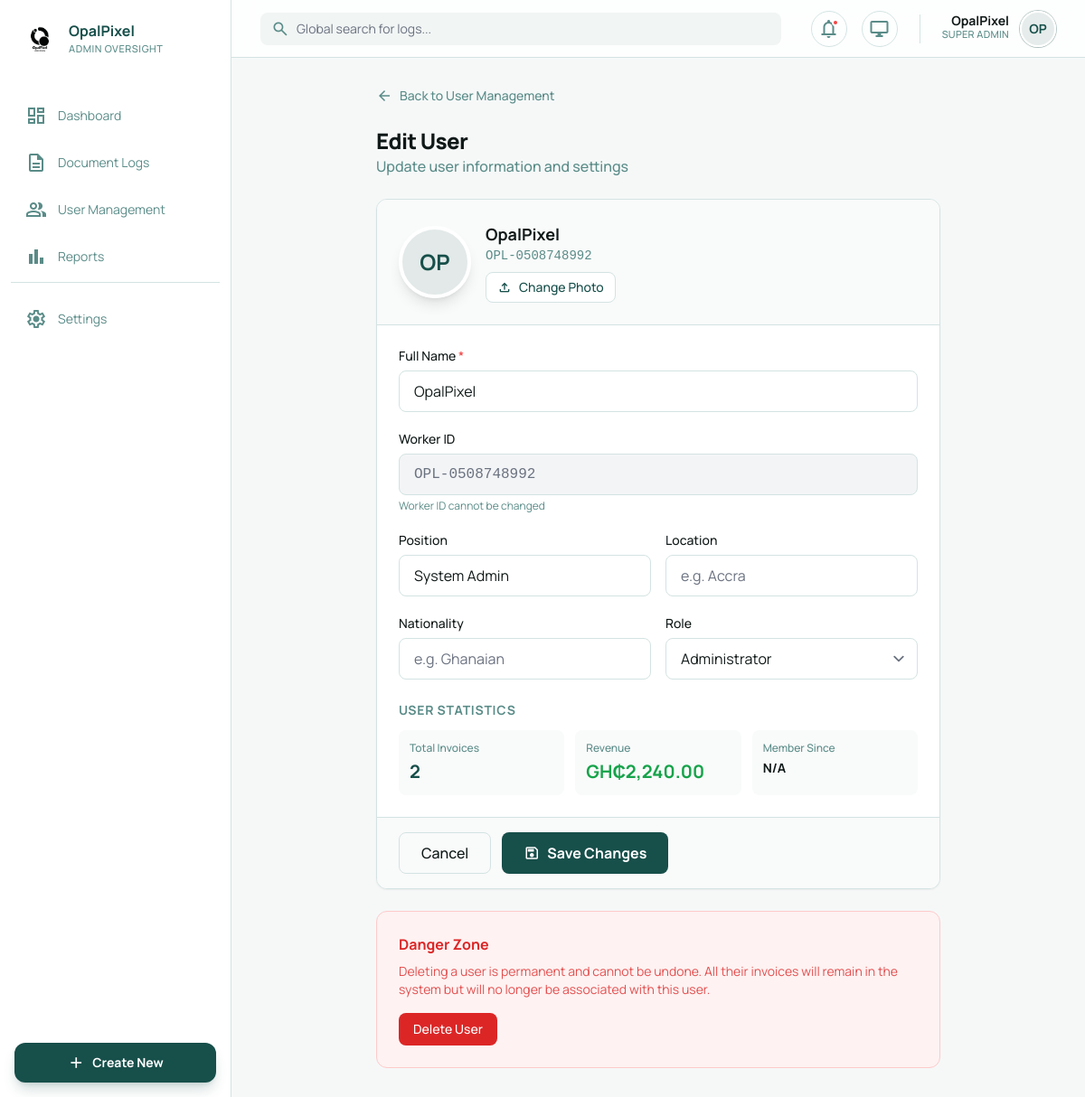
Page /edit-user/1 (signed in) on the committed database.
### models.py (models this page shows, shortened)
class User(UserMixin, db.Model):
    id = db.Column(db.Integer, primary_key=True)
    full_name = db.Column(db.String(100), nullable=False)
    worker_id = db.Column(db.String(50), unique=True, nullable=False)
    position = db.Column(db.String(50))
    nationality = db.Column(db.String(80))
    location = db.Column(db.String(150))
    address = db.Column(db.String(255))
    image_path = db.Column(db.String(255))
    role = db.Column(db.String(20), default='worker') # 'admin' or 'worker'
    password_hash = db.Column(db.String(128))

### app.py (the view, shortened to what this page needs)
@app.route('/edit-user/<int:user_id>', methods=['GET', 'POST'])
@login_required
def edit_user(user_id):
    if current_user.role != 'admin':
        return redirect(url_for('worker_dashboard'))
    user_to_edit = User.query.get_or_404(user_id)
    return render_template('edit_user.html', user=current_user, edit_user=user_to_edit)

### auth.py (called while the page is built)
@login_manager.user_loader
def load_user(user_id):
    return User.query.get(int(user_id))

### templates/edit_user.html (shortened to what this page needs)
{% extends "base_admin.html" %}
{% block content %}
<div class="w-full max-w-2xl mx-auto px-4 sm:px-6">
  <a href="{{ url_for('user_management') }}" class="inline-flex items-center gap-2 text-[#5a8c88] hover:text-primary font-medium text-sm mb-6 transition-colors">
    <span class="material-symbols-outlined text-[18px]">arrow_back</span>
    Back to User Management
  </a>
  <div class="mb-6">
    <h2 class="text-xl sm:text-2xl font-extrabold tracking-tight">Edit User</h2>
    <p class="text-[#5a8c88] font-medium text-sm sm:text-base">Update user information and settings</p>
  </div>
  <div class="bg-white dark:bg-[#1a2b2a] rounded-xl border border-[#d3e3e2] dark:border-[#2a3a39] shadow-sm overflow-hidden">
    <form action="{{ url_for('edit_user', user_id=edit_user.id) }}" method="POST" enctype="multipart/form-data">
      <div class="p-6 border-b border-[#d3e3e2] dark:border-[#2a3a39] bg-[#f9fafa] dark:bg-[#233534]">
        <div class="flex flex-col sm:flex-row items-center gap-4">
          {% if edit_user.image_path %}
          <img src="{{ url_for('static', filename=edit_user.image_path) }}" alt="" class="size-20 rounded-full object-cover border-4 border-white shadow-lg">
          {% else %}
          <div class="size-20 rounded-full bg-primary/10 flex items-center justify-center text-primary font-bold text-2xl border-4 border-white shadow-lg">
            {{ edit_user.full_name[:2].upper() }}
          </div>
          {% endif %}
          <div class="text-center sm:text-left">
            <h3 class="text-lg font-bold">{{ edit_user.full_name }}</h3>
            <p class="text-[#5a8c88] text-sm font-mono">{{ edit_user.worker_id }}</p>
            <label class="inline-flex items-center gap-2 mt-2 px-3 py-1.5 bg-white dark:bg-[#1a2b2a] border border-[#d3e3e2] rounded-lg text-sm font-medium text-primary cursor-pointer hover:bg-gray-50 transition-colors">
              <span class="material-symbols-outlined text-[16px]">upload</span>
              Change Photo
            </label>
          </div>
        </div>
      </div>
      <div class="p-6 space-y-5">
        <div>
          <label class="block text-sm font-medium mb-1.5">Full Name <span class="text-red-500">*</span></label>
          <input type="text" name="full_name" value="{{ edit_user.full_name }}" required class="w-full px-4 py-2.5 border border-[#d3e3e2] rounded-lg focus:ring-2 focus:ring-primary/20 focus:border-primary bg-white dark:bg-[#233534] dark:border-[#2a3a39]">
        </div>
        <div>
          <label class="block text-sm font-medium mb-1.5">Worker ID</label>
          <input type="text" value="{{ edit_user.worker_id }}" disabled class="w-full px-4 py-2.5 border border-[#d3e3e2] rounded-lg bg-gray-100 dark:bg-gray-800 text-gray-500 cursor-not-allowed font-mono">
          <p class="text-xs text-[#5a8c88] mt-1">Worker ID cannot be changed</p>
        </div>
        <div class="grid grid-cols-1 sm:grid-cols-2 gap-4">
          <div>
            <label class="block text-sm font-medium mb-1.5">Position</label>
            <input type="text" name="position" value="{{ edit_user.position or '' }}" class="w-full px-4 py-2.5 border border-[#d3e3e2] rounded-lg focus:ring-2 focus:ring-primary/20 focus:border-primary bg-white dark:bg-[#233534] dark:border-[#2a3a39]" placeholder="e.g. Field Engineer">
          </div>
          <div>
            <label class="block text-sm font-medium mb-1.5">Location</label>
            <input type="text" name="location" value="{{ edit_user.location or '' }}" class="w-full px-4 py-2.5 border border-[#d3e3e2] rounded-lg focus:ring-2 focus:ring-primary/20 focus:border-primary bg-white dark:bg-[#233534] dark:border-[#2a3a39]" placeholder="e.g. Accra">
          </div>
        </div>
        <div class="grid grid-cols-1 sm:grid-cols-2 gap-4">
          <div>
            <label class="block text-sm font-medium mb-1.5">Nationality</label>
            <input type="text" name="nationality" value="{{ edit_user.nationality or '' }}" class="w-full px-4 py-2.5 border border-[#d3e3e2] rounded-lg focus:ring-2 focus:ring-primary/20 focus:border-primary bg-white dark:bg-[#233534] dark:border-[#2a3a39]" placeholder="e.g. Ghanaian">
          </div>
          <div>
            <label class="block text-sm font-medium mb-1.5">Role</label>
            <select name="role" class="w-full px-4 py-2.5 border border-[#d3e3e2] rounded-lg focus:ring-2 focus:ring-primary/20 focus:border-primary bg-white dark:bg-[#233534] dark:border-[#2a3a39]">
              <option value="admin" {% if edit_user.role == 'admin' %}selected{% endif %}>Administrator</option>
            </select>
          </div>
        </div>
      </div>
      <div class="px-6 pb-6">
        <h4 class="text-sm font-bold text-[#5a8c88] uppercase tracking-wider mb-3">User Statistics</h4>
        <div class="grid grid-cols-2 sm:grid-cols-3 gap-3">
          {% set user_invoices = edit_user.invoices|list %}
          {% set invoice_count = user_invoices|length %}
          {% set revenue = user_invoices|selectattr('status', 'equalto', 'Paid')|map(attribute='amount')|sum %}
          <div class="bg-[#f9fafa] dark:bg-[#233534] p-3 rounded-lg">
            <p class="text-xs text-[#5a8c88] font-medium">Total Invoices</p>
            <p class="text-xl font-bold text-primary mt-1">{{ invoice_count }}</p>
          </div>
          <div class="bg-[#f9fafa] dark:bg-[#233534] p-3 rounded-lg">
            <p class="text-xs text-[#5a8c88] font-medium">Revenue</p>
            <p class="text-xl font-bold text-green-600 mt-1">GH₵{{ "{:,.2f}".format(revenue) }}</p>
          </div>
          <div class="bg-[#f9fafa] dark:bg-[#233534] p-3 rounded-lg">
            <p class="text-xs text-[#5a8c88] font-medium">Member Since</p>
            <p class="text-sm font-bold mt-1">{{ edit_user.created_at.strftime('%b %Y') if edit_user.created_at else 'N/A' }}</p>
          </div>
        </div>
      </div>
      <div class="px-6 py-4 bg-[#f9fafa] dark:bg-[#233534] border-t border-[#d3e3e2] dark:border-[#2a3a39] flex flex-col sm:flex-row gap-3">
        <a href="{{ url_for('user_management') }}" class="flex-1 sm:flex-none px-6 py-2.5 border border-[#d3e3e2] rounded-lg font-medium hover:bg-white transition-colors text-center">Cancel</a>
        <button type="submit" class="flex-1 sm:flex-none px-6 py-2.5 bg-primary text-white rounded-lg font-bold hover:bg-primary/90 transition-colors flex items-center justify-center gap-2">
          <span class="material-symbols-outlined text-[18px]">save</span>
          Save Changes
        </button>
      </div>
    </form>
  </div>
  <div class="mt-6 bg-red-50 dark:bg-red-900/20 rounded-xl border border-red-200 dark:border-red-800 p-6">
    <h4 class="text-red-600 font-bold mb-2">Danger Zone</h4>
    <p class="text-sm text-red-600/80 mb-4">Deleting a user is permanent and cannot be undone. All their invoices will remain in the system but will no longer be associated with this user.</p>
    <button type="button" onclick="confirmDelete({{ edit_user.id }})" class="px-4 py-2 bg-red-600 text-white rounded-lg font-medium hover:bg-red-700 transition-colors text-sm">
      Delete User
    </button>
  </div>
</div>
{% endblock %}

### templates/base_admin.html (shortened to what this page needs)
<!DOCTYPE html>
<html lang="en" class="light">
<head>
  <script src="https://cdn.tailwindcss.com?plugins=forms,container-queries"></script>
  <script id="tailwind-config">
    tailwind.config = {
      darkMode: "class",
      theme: {
        extend: {
          colors: {
            primary: "#174f4a",
            accent: "#F4B393",
            "background-light": "#f6f8f8",
            "background-dark": "#131f1e",
          },
          fontFamily: {
            display: ["Manrope", "sans-serif"],
          },
        },
      },
    };
  </script>
</head>
<body class="bg-background-light dark:bg-background-dark text-[#101918] dark:text-[#f9fbfb] min-h-screen flex overflow-hidden">
  <aside class="w-64 border-r border-[#d3e3e2] dark:border-[#2a3a39] bg-white dark:bg-[#1a2b2a] flex flex-col h-screen shrink-0">
    <div class="p-6 flex items-center gap-3">
      <img src="{{ url_for('static', filename='uploads/Logo opalpixel_1.png') }}" alt="OpalPixel" class="size-10 rounded-xl object-contain">
      <div>
        <h1 class="text-primary dark:text-[#f9fbfb] text-base font-bold leading-none">OpalPixel</h1>
        <p class="text-[#5a8c88] text-[11px] font-medium uppercase tracking-wider mt-1">Admin Oversight</p>
      </div>
    </div>
    <nav class="flex-1 px-3 py-4 space-y-1">
      <a class="flex items-center gap-3 px-4 py-3 rounded-lg text-[#5a8c88] hover:bg-gray-50 dark:hover:bg-[#233534] transition-colors {{ 'active-nav' if request.endpoint == 'dashboard' else '' }}" href="{{ url_for('dashboard') }}">
        <span class="material-symbols-outlined">dashboard</span><span class="text-sm">Dashboard</span>
      </a>
      <a class="flex items-center gap-3 px-4 py-3 rounded-lg text-[#5a8c88] hover:bg-gray-50 dark:hover:bg-[#233534] transition-colors {{ 'active-nav' if request.endpoint == 'document_logs' else '' }}" href="{{ url_for('document_logs') }}">
        <span class="material-symbols-outlined">description</span><span class="text-sm">Document Logs</span>
      </a>
      <a class="flex items-center gap-3 px-4 py-3 rounded-lg text-[#5a8c88] hover:bg-gray-50 dark:hover:bg-[#233534] transition-colors {{ 'active-nav' if request.endpoint == 'user_management' else '' }}" href="{{ url_for('user_management') }}">
        <span class="material-symbols-outlined">group</span><span class="text-sm">User Management</span>
      </a>
      <a class="flex items-center gap-3 px-4 py-3 rounded-lg text-[#5a8c88] hover:bg-gray-50 dark:hover:bg-[#233534] transition-colors {{ 'active-nav' if request.endpoint == 'reports' else '' }}" href="{{ url_for('reports') }}">
        <span class="material-symbols-outlined">bar_chart</span><span class="text-sm">Reports</span>
      </a>
      <div class="pt-4 mt-4 border-t border-[#d3e3e2] dark:border-[#2a3a39]">
        <a class="flex items-center gap-3 px-4 py-3 rounded-lg text-[#5a8c88] hover:bg-gray-50 dark:hover:bg-[#233534] transition-colors {{ 'active-nav' if request.endpoint == 'settings' else '' }}" href="{{ url_for('settings') }}">
          <span class="material-symbols-outlined">settings</span><span class="text-sm">Settings</span>
        </a>
      </div>
    </nav>
    <div class="p-4 mt-auto">
      <button onclick="document.getElementById('createModal').classList.remove('hidden')" class="w-full bg-primary text-white py-3 rounded-xl font-bold text-sm flex items-center justify-center gap-2 shadow-lg shadow-primary/20 hover:bg-primary/90 transition-colors">
        <span class="material-symbols-outlined text-[20px]">add</span>
        Create New
      </button>
    </div>
  </aside>
  <main class="flex-1 flex flex-col overflow-hidden h-screen">
    <header class="h-16 border-b border-[#d3e3e2] dark:border-[#2a3a39] bg-white/80 dark:bg-[#1a2b2a]/80 backdrop-blur-md px-8 flex items-center justify-between z-10">
      <div class="flex items-center gap-4 flex-1 max-w-xl">
        <div class="relative w-full">
          <span class="material-symbols-outlined absolute left-3 top-1/2 -translate-y-1/2 text-[#5a8c88] text-[20px]">search</span>
          <input class="w-full bg-[#f1f5f4] dark:bg-[#233534] border-none rounded-lg pl-10 pr-4 py-2 text-sm focus:ring-2 focus:ring-primary/20" placeholder="Global search for logs..." type="text" />
        </div>
      </div>
      <div class="flex items-center gap-4">
        <button class="size-10 rounded-full border border-[#d3e3e2] dark:border-[#2a3a39] flex items-center justify-center text-[#5a8c88] relative hover:bg-gray-50 transition-colors">
          <span class="material-symbols-outlined">notifications</span>
          <span class="absolute top-2 right-2 size-2 bg-red-500 rounded-full border-2 border-white dark:border-[#1a2b2a]"></span>
        </button>
        <button class="size-10 rounded-full border border-[#d3e3e2] dark:border-[#2a3a39] flex items-center justify-center text-[#5a8c88] hover:bg-gray-50 transition-colors">
          <span class="material-symbols-outlined">desktop_windows</span>
        </button>
        <div class="flex items-center gap-3">
          <div class="text-right hidden sm:block">
            <p class="text-sm font-bold leading-none">{{ user.full_name }}</p>
            <p class="text-[11px] text-[#5a8c88] font-medium uppercase tracking-wide">{{ 'SUPER ADMIN' if user.role == 'admin' else user.position or 'Staff' }}</p>
          </div>
          <div class="relative group">
            {% if user.image_path %}
            <img src="{{ url_for('static', filename=user.image_path) }}" alt="{{ user.full_name }}" class="size-10 rounded-full object-cover border-2 border-white shadow-sm ring-1 ring-primary/30">
            {% else %}
            <div class="size-10 rounded-full bg-primary/10 border-2 border-white shadow-sm ring-1 ring-primary/30 flex items-center justify-center text-primary font-bold text-sm">
              {{ user.full_name[:2].upper() }}
            </div>
            {% endif %}
          </div>
        </div>
      </div>
    </header>
    <div id="dashboardContent" class="flex-1 overflow-y-auto p-8 custom-scrollbar dashboard-scroll">
      {% block content %}{% endblock %}
    </div>
  </main>
</body>
</html>

### templates/base_admin.html (style rules this page uses)
body { font-family: 'Manrope', sans-serif; }
.material-symbols-outlined { font-variation-settings: 'FILL' 0, 'wght' 400, 'GRAD' 0, 'opsz' 24; }
.dashboard-scroll { max-height: calc(100vh - 64px); }

### rows in the picture
User: full_name "OpalPixel", role "SUPER ADMIN", full_name "OP", worker_id "OPL-0508748992", position "System Admin", role "Administrator"

### other values in the picture
{{ invoice_count }} "2"
{{ "{:,.2f}".format(revenue) }} "2,240.00"
